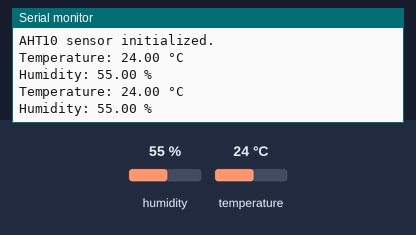
Simulated run of this sketch. Board: Arduino Uno, built with avr-gcc and run on an emulated ATmega328P. Parts: the last lines printed to the serial monitor. Inputs (shaded band) come from the test bench; at power-on: humidity 55 %, temperature 24 °C.

Above: at 2.9 s.
3.0 s: humidity set to 22 %
At 4.6 s:
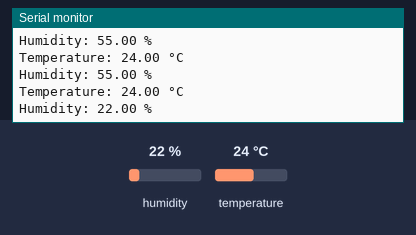
5.8 s: temperature set to 12 °C
At 6.7 s:
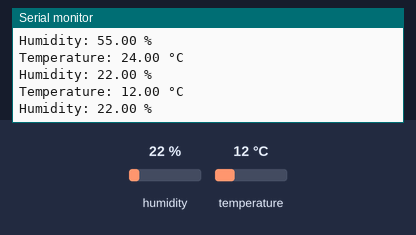
8.6 s: humidity set to 40 %
At 10.9 s:
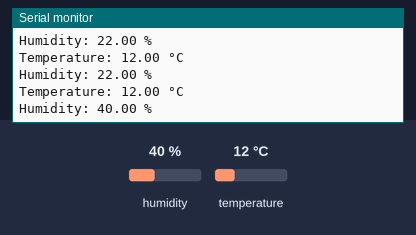
Timing chart, 0 to 12.4 s (numbered marks = the images above; inputs shaded):
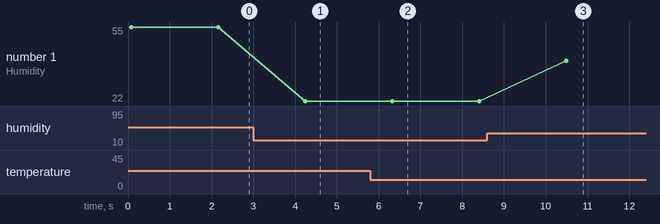

Measured:
- after the input at 3.0 s, the serial monitor: prints a new line after 1.2 s (image 1)
- after the input at 5.8 s, the serial monitor: prints a new line after 0.53 s (image 2)
- after the input at 8.6 s, the serial monitor: prints a new line after 1.9 s (image 3)
- plotted number 1: 55 → 22 after the input at 3.0 s, 22 → 40 after the input at 8.6 s

The sketch:

aht10_i2c.ino
```cpp
#include <Wire.h>
#include <Adafruit_AHTX0.h>

// Create an instance of the AHT10 sensor
Adafruit_AHTX0 aht;

void setup() {
  // Initialize Serial Monitor
  Serial.begin(115200);
  Serial.println("AHT10 Sensor Example");

  // Initialize I2C communication
  if (!aht.begin()) {
    Serial.println("Failed to find AHT10 sensor! Check wiring.");
    while (1);
  }
  Serial.println("AHT10 sensor initialized.");
}

void loop() {
  // Read temperature and humidity from the sensor
  sensors_event_t humidity, temp;
  aht.getEvent(&humidity, &temp); // Populate the event objects

  // Print temperature and humidity to Serial Monitor
  Serial.print("Temperature: ");
  Serial.print(temp.temperature);
  Serial.println(" °C");

  Serial.print("Humidity: ");
  Serial.print(humidity.relative_humidity);
  Serial.println(" %");

  // Delay between readings
  delay(2000);
}
```
